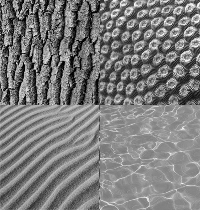
#> input picture images/textures.png, 200 x 210 px, found by its file name
$ python k_mean_hog.py
#> lines starting #> are read from the running program, lines starting #| are printed output that depends on the picture
import skimage.data as data
import skimage.io as io
import matplotlib.pyplot as plt
import scipy.ndimage as ndi
import numpy as np
from skimage.feature import hog
from sklearn.cluster import k_means

def main():
    x=np.float64(io.imread("images/textures.png"))
#> x: shape (210, 200) float64; min 0, max 253, mean 124

    y=hog(x, feature_vector=False)
    k = 4
    M = y.shape[0]
#> M = 24
    N = y.shape[1]
#> N = 23
    y = np.reshape(y, (M*N,-1))
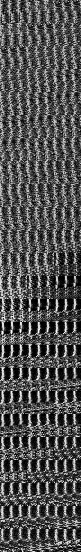
#> y: shape (552, 81) float64; min 0, max 0.278, mean 0.0894; drawn with min black and max white
    centroid, idx, sum_var = k_means(y, k)
#> idx = 552 values, max 3 at index 12, min 0 at index 299, mean 1.62; sum_var = 101.7
    idx = np.reshape(idx, (M,N))
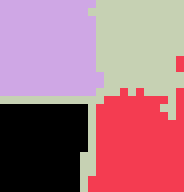
#> idx: shape (24, 23) int32 (shown 8 times larger); 4 distinct labels, from 0 to 3; one colour per label, 0 black

    plt.figure()
    plt.subplot(1,2,1)
    plt.imshow(x, clim=[0,255], cmap="gray")
    plt.subplot(1,2,2)
    plt.imshow(idx, clim=[0,k-1])
    plt.show()
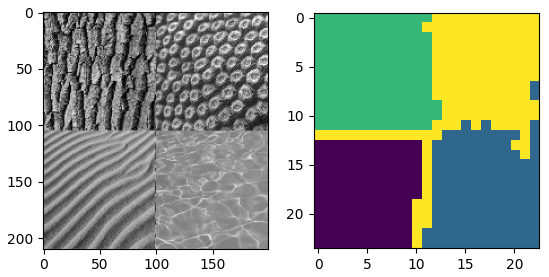
#> figure drawn by matplotlib, 2 panels

if __name__=='__main__':
    main()
    plt.show()
